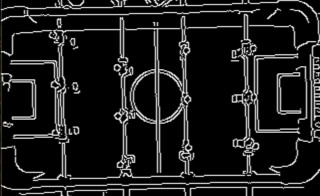
#> input picture vision/Images/TemplateNewCropped360x240.jpg, 320 x 196 px, found by its file name
$ python BallEdgeDetection.py --video Images/TemplateNewCropped360x240.jpg
#> lines starting #> are read from the running program, lines starting #| are printed output that depends on the picture; after the words box and inside, x2 and y2 are one past the last pixel; in counts of white or black regions, pixels touching at a corner belong together
# import the necessary packages
from collections import deque
from imutils.video import VideoStream
import numpy as np
import argparse
import cv2
import imutils
import time
from PIL import Image

# construct the argument parse and parse the arguments
ap = argparse.ArgumentParser()
ap.add_argument("-v", "--video",
	help="path to the (optional) video file")
ap.add_argument("-b", "--buffer", type=int, default=64,
	help="max buffer size")
args = vars(ap.parse_args())

# define the lower and upper boundaries of the "green"
# ball in the HSV color space, then initialize the
# list of tracked points
greenLower = (0, 134, 199)
greenUpper = (30, 255, 255)
pts = deque(maxlen=args["buffer"])

# Load the template for edge detection
temp_edges = cv2.imread("/Users/arneshsaha/Desktop/FoozBot/vision/Images/TemplateNewCropped360x240.jpg", cv2.IMREAD_GRAYSCALE)
#> temp_edges: shape (196, 320); min 0, max 244, mean 28.8
assert temp_edges is not None, "file could not be read, check with os.path.exists()"
w, h = temp_edges.shape[::-1]
#> w = 320; h = 196

def canny_edge(frame):
    # Converting the frame to gray scale and applying Canny edge detection
    gray = cv2.cvtColor(frame, cv2.COLOR_BGR2BGRA)
    blurred = cv2.GaussianBlur(gray, (5, 5), 0)
    edges = cv2.Canny(blurred, 198, 200, apertureSize=3, L2gradient=True)
    return blurred, edges

# Function to map ball position to normalized table coordinates
def map_to_normalized_coordinates(x, y, top_left, bottom_right):
    normalized_x = (x - top_left[0]) / (bottom_right[0] - top_left[0])
    normalized_y = (y - top_left[1]) / (bottom_right[1] - top_left[1])
    return normalized_x, normalized_y

# if a video path was not supplied, grab the reference to the webcam
if not args.get("video", False):
	vs = VideoStream(src=0).start()
# otherwise, grab a reference to the video file
else:
	vs = cv2.VideoCapture(args["video"])
# allow the camera or video file to warm up
time.sleep(2.0)

# keep looping
while True:
	# grab the current frame
	frame = vs.read()
	# handle the frame from VideoCapture or VideoStream
	frame = frame[1] if args.get("video", False) else frame
#> frame is the input picture: shape (196, 320, 3); mean B, G, R 28.7, 28.8, 28.8
	# if we are viewing a video and we did not grab a frame,
	# then we have reached the end of the video
	if frame is None:
		break
	# Apply Canny edge detection and template matching
	frame = imutils.resize(frame, width=360, height=240)
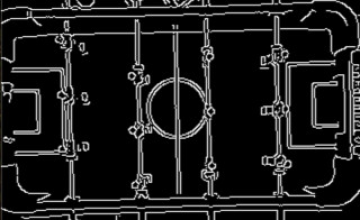
#> frame: shape (220, 360, 3); mean B, G, R 28.7, 28.7, 28.7
	blurred_frame, edges_frame = canny_edge(frame)
#> in canny_edge, `blurred = cv2.GaussianBlur(gray, (5, 5), 0)`:
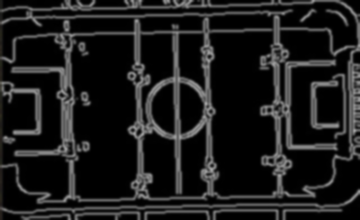
#> blurred: shape (220, 360, 4); mean B, G, R, A 28.7, 28.7, 28.7, 255
#> in canny_edge, `edges = cv2.Canny(blurred, 198, 200, apertureSize=3, L2gradient=True)`:
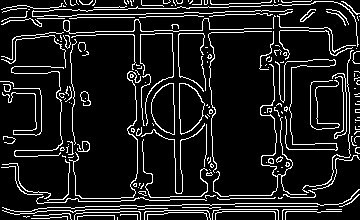
#> edges: shape (220, 360); 11.4% white in thin lines or dots
	res = cv2.matchTemplate(edges_frame, temp_edges, cv2.TM_CCORR_NORMED)
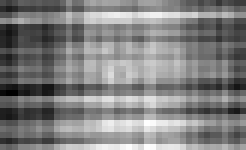
#> res: shape (25, 41) float32 (shown 6 times larger); min 0.13, max 0.218, mean 0.175; drawn with min black and max white
	min_val, max_val, min_loc, max_loc = cv2.minMaxLoc(res)
#> min_val = 0.13; max_val = 0.218; min_loc = (1, 15); max_loc = (24, 20)
	top_left = max_loc # Using max_loc for CCoRR
#> top_left = (24, 20)
	bottom_right = (top_left[0] + w - 5, top_left[1] + h - 5)
#> bottom_right = (339, 211)
	cv2.rectangle(frame, top_left, bottom_right, (255, 0, 0), 2)
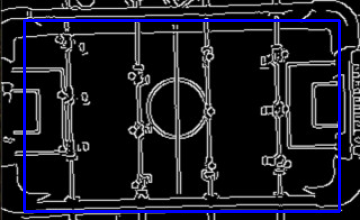
#> frame: shape (220, 360, 3); 3.83% of pixels changed, all inside (x1, y1, x2, y2) = (23, 19, 341, 213)

	# Tracking green ball
	mask = cv2.inRange(cv2.cvtColor(cv2.GaussianBlur(imutils.resize(frame, width=360, height=240), (11, 11), 0), cv2.COLOR_BGR2HSV), greenLower, greenUpper)
#> mask: shape (220, 360); every value is 0
	mask = cv2.erode(mask, None, iterations=2)
	mask = cv2.dilate(mask, None, iterations=2)
	cnts = imutils.grab_contours(cv2.findContours(mask.copy(), cv2.RETR_EXTERNAL, cv2.CHAIN_APPROX_SIMPLE))
#> cnts = []
	center = None
	if len(cnts) > 0:
		c = max(cnts, key=cv2.contourArea)
		((x, y), radius) = cv2.minEnclosingCircle(c)
		M = cv2.moments(c)
		center = (int(M["m10"] / M["m00"]), int(M["m01"] / M["m00"]))
		# only proceed if the radius meets a minimum size
		# When the ball is detected, draw a circle around it and a line tracing its path
		# Also, print the normalized coordinates of the ball with respect to the table
		if radius > 10:
			cv2.circle(frame, (int(x), int(y)), int(radius), (0, 255, 255), 2)
			cv2.circle(frame, center, 5, (0, 0, 255), -1)
			normalized_coords = map_to_normalized_coordinates(center[0], center[1], top_left, bottom_right)
			print("Ball's normalised coordinates",normalized_coords)

	pts.appendleft(center)
	for i in range(1, len(pts)):
		if pts[i - 1] is None or pts[i] is None:
			continue
		thickness = int(np.sqrt(args["buffer"] / float(i + 1)) * 2.5)
		cv2.line(frame, pts[i - 1], pts[i], (0, 0, 255), thickness)

	# Show the frame and the edges
	cv2.imshow("Frame", frame)
	cv2.imshow('Canny Edge Detection', edges_frame)
	key = cv2.waitKey(1) & 0xFF
#> (key q is pressed here)
	if key == ord("q"):
		break

# Cleanup
if not args.get("video", False):
	vs.stop()
else:
	vs.release()
cv2.destroyAllWindows()
